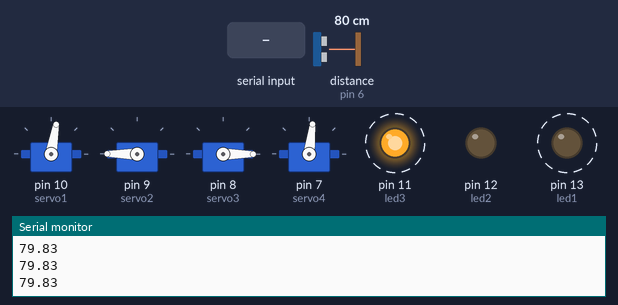
The sketch below on a simulated Arduino Mega 2560, built with avr-gcc and run on an emulated ATmega2560. Parts: 4 × servo, output pins drawn as LEDs (lit = HIGH), the last lines printed to the serial monitor. Wiring (inferred from the names in the program): ultrasonic range finder: trigger pin 5; echo pin 6. Dashed ring = blinking. The test bench sets the inputs (shaded band); at power-on: distance to the obstacle (sensor on pin 6) 80 cm. The echo pulse lasts 58.3 µs per cm; pins used as bus, display or sensor lines are not drawn.

Above: at 1.2 s.
1.3 s: "Continuar\n" received over Serial
At 1.8 s:
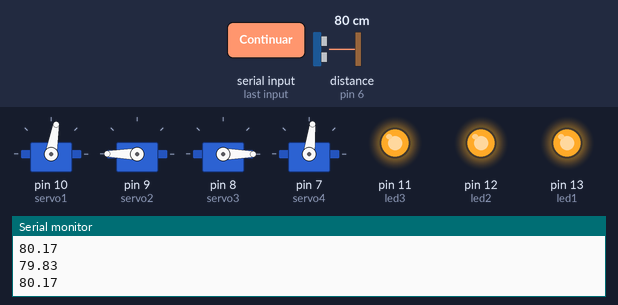
2.8 s: "brazoDerecha\n" received over Serial
At 4.0 s:
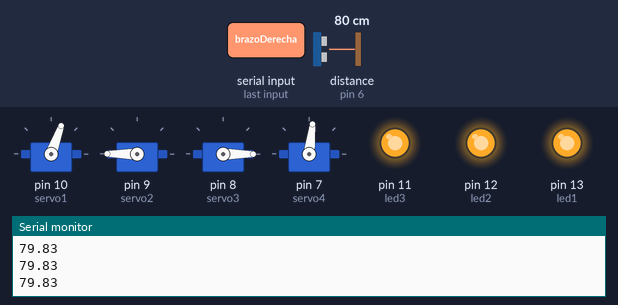
4.3 s: "Bajar\n" received over Serial
At 6.5 s:
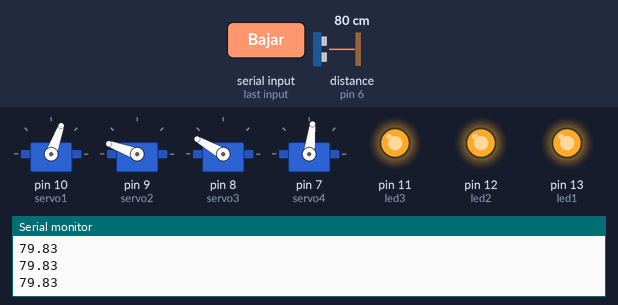
7.3 s: "brazoIzquierda\n" received over Serial
At 7.7 s:
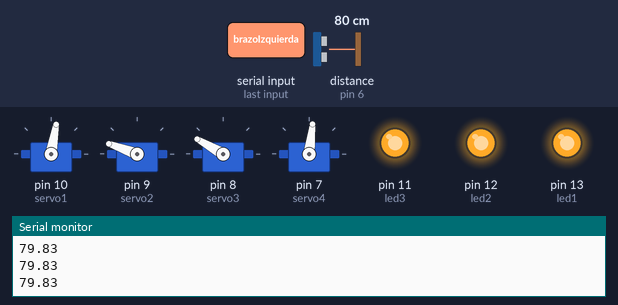
8.8 s: "brazoArriba\n" received over Serial
At 10.0 s:
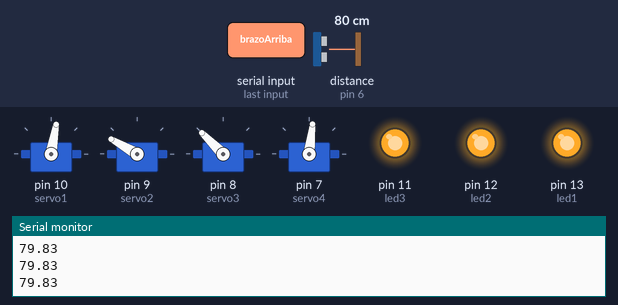
10.3 s: "Agarre\n" received over Serial
At 11.2 s:
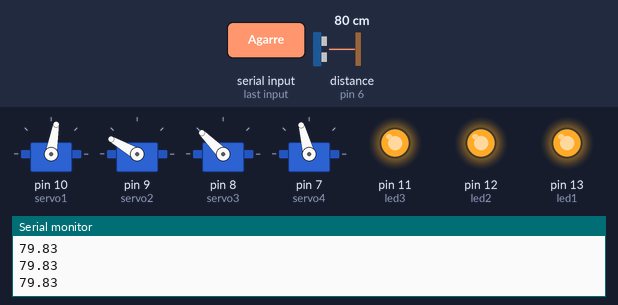
Timing chart, 0 to 12.8 s (numbered marks = the images above; inputs shaded):
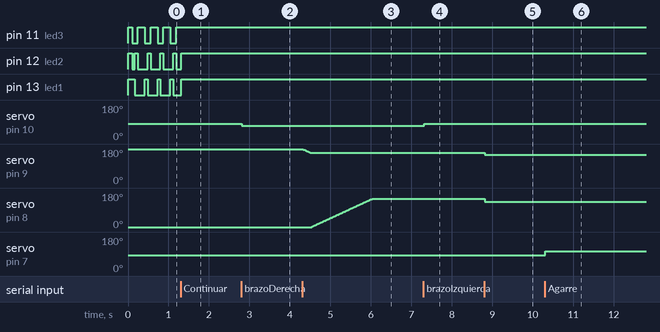

The sketch:

webLED.ino
```cpp
#include <Servo.h>   //Librería para manipular los servos sin necesidad del PWM, facilitando el código

Servo servo1;
Servo servo2;
Servo servo3;
Servo servo4;

String inByt;

int led1 = 13;
int led2 = 12;
int led3 = 11;

const int ECHO = 6;
const int TRIG = 5;
int DURACION;
float DISTANCIA; //todo lo anterior para ultrasonido

int PULSOMIN = 400;
int PULSOMAX = 2500;

int pulsoServo1 = 80;
int pulsoServo2 = 180;
int pulsoServo3 = 0;
int pulsoServo4 = 83;
int vida = 11;
int cent = 0;
int centArribaAbajo = 0;
int servo4Cerrado = 83;

void setup() {

  pinMode(TRIG, OUTPUT); //ultrasonido
  pinMode(ECHO, INPUT); //ultrasonido
  for(int i = 11 ; i <= 13 ; i++){
    pinMode(i, OUTPUT);
  }
  servo1.attach(10, PULSOMIN, PULSOMAX);
  servo2.attach(9, PULSOMIN, PULSOMAX);
  servo3.attach(8, PULSOMIN, PULSOMAX);
  servo4.attach(7 , PULSOMIN, PULSOMAX);//servos
  Serial.begin(9600);
  Serial.setTimeout(100);
  servo1.write(pulsoServo1);
  servo2.write(pulsoServo2);
  servo3.write(pulsoServo3);
  servo4.write(pulsoServo4);
  digitalWrite(led1, HIGH);
  digitalWrite(led2, HIGH);
  digitalWrite(led3, HIGH);
}

void loop() {
    serialEvent();
}

void serialEvent() {
    inByt = Serial.readStringUntil('\n');

    if(inByt == "Continuar"){
      digitalWrite(led1, HIGH);
      digitalWrite(led2, HIGH);
      digitalWrite(led3, HIGH);
      cent = 1;
    }
    if(cent == 0){
      digitalWrite(led1, HIGH); // enciende
       digitalWrite(led2, LOW); // apaga
       digitalWrite(led3, LOW); // apaga
       delay(70);

       digitalWrite(led1, LOW);
       digitalWrite(led2, HIGH);
       digitalWrite(led3, LOW);

       delay(70);

       digitalWrite(led1, LOW);
       digitalWrite(led2, LOW);
       digitalWrite(led3, HIGH);

        delay(70);
    }

    if (inByt == "brazoIzquierda" && pulsoServo1 != 180)
    {
        pulsoServo1 += 10;
        servo1.write(pulsoServo1);
    }
    if (inByt == "brazoDerecha" && pulsoServo1 != 0)
    {
        pulsoServo1 -= 10;
        servo1.write(pulsoServo1);
    }

    if (inByt == "Bajar")
    {
        if(centArribaAbajo == 1)
        {
          pulsoServo2 = 180;

          for(int i = 150 ; i <= pulsoServo2 ; i++)
          {
            servo2.write(i);
            delay(10);
          }

          pulsoServo3 = 0;

          for(int i = 150 ; i >= pulsoServo3 ; i--)
          {
            servo3.write(i);
            delay(10);
          }
          centArribaAbajo = 0;
        }
        else if(centArribaAbajo == 0)
        {
          pulsoServo2 = 160;
          for(int i = 180 ; i >= pulsoServo2 ; i--)
          {
            servo2.write(i);
            delay(10);
          }

          pulsoServo3 = 150;
          for(int i = 0 ; i <= pulsoServo3 ; i++)
          {
            servo3.write(i);
            delay(10);
          }
          centArribaAbajo = 1;
        }
    }

    if(centArribaAbajo == 1)
    {
        if(pulsoServo2 != 160 && inByt == "brazoAbajo")
        {
            pulsoServo2 += 10;
            pulsoServo3 += 15;
        }
        else if(pulsoServo3 != 45 && inByt == "brazoArriba")
        {
            pulsoServo2 -= 10;
            pulsoServo3 -= 15;
        }
        servo2.write(pulsoServo2);
        servo3.write(pulsoServo3);
    }

    if (inByt == "Lanzar" && pulsoServo4 == 105 && pulsoServo2 == 180)
    {
        servo3.write(20);
        servo2.write(165);
        delay(80);//pausa para empezar
        servo4.write(70);
        delay(10);//pausa para empezar
        servo2.write(150);
        //delay(5); //control de lejanía (menos es más)

        delay(100);
        pulsoServo4 = servo4Cerrado;
        servo4.write(servo4Cerrado);
        //terminar
        delay(300);
        pulsoServo2 = 180;
        for(int i = 150 ; i <= 180 ; i++)
        {
          servo2.write(i);
          delay(10);
        }

        pulsoServo3 = 0;
        for(int i = 40 ; i >= 0 ; i--)
        {
          servo3.write(i);
          delay(10);
        }
    }

    digitalWrite(TRIG, HIGH);
    delay(1);
    digitalWrite(TRIG, LOW);
    DURACION = pulseIn(ECHO, HIGH);
    // LA VELOCIDAD DEL SONIDO ES DE 340 M/S O 29 MICROSEGUNDOS POR CENTIMETRO
    // DIVIDIMOS EL TIEMPO DEL PULSO ENTRE 58, TIEMPO QUE TARDA RECORRER IDA Y VUELTA UN CENTIMETRO LA ONDA SONORA
    DISTANCIA = DURACION / 58.2;
    Serial.println(DISTANCIA);

    if (inByt == "Agarre")
    {
        if(pulsoServo4 == servo4Cerrado)
        {
          pulsoServo4 = 105;
        }
        else
        {
          pulsoServo4 = servo4Cerrado;
        }
        servo4.write(pulsoServo4);
    }

    if (inByt == "RestarVida") {
      vida++;
      digitalWrite(led1, LOW);
      digitalWrite(led2, LOW);
      digitalWrite(led3, LOW);
      if(vida == 14)
      {
        Serial.println("FinPartida");
      }
      else{
        for(int i = vida ; i <= 13 ; i++){
            digitalWrite(i, HIGH);
        }
      }
    }

    if(inByt == "Reintentar") {
        vida = 11;
        cent = 0;
        pulsoServo1 = 80;
        pulsoServo2 = 180;
        pulsoServo3 = 0;
        pulsoServo4 = servo4Cerrado;
        servo1.write(pulsoServo1);
        servo2.write(pulsoServo2);
        servo3.write(pulsoServo3);
        servo4.write(pulsoServo4);
        digitalWrite(led1, HIGH);
        digitalWrite(led2, HIGH);
        digitalWrite(led3, HIGH);
    }


}
```

Measured:
- after the input at 1.3 s, pin 11 (led3): stops changing and stays HIGH
- after the input at 2.8 s, servo on pin 10 (servo1): 80° → 70° at once
- after the input at 4.3 s, servo on pin 9 (servo2): moves from 180° to 160° over 0.19 s, starting at once; servo on pin 8 (servo3): moves from 0° to 150° over 1.5 s, starting after 0.24 s
- after the input at 7.3 s, servo on pin 10 (servo1): 70° → 80° at once
- after the input at 8.8 s, servo on pin 9 (servo2): 160° → 150° at once; servo on pin 8 (servo3): 150° → 135° at once
- after the input at 10.3 s, servo on pin 7 (servo4): 83° → 105° at once
- by itself, pin 11 (led3): alternates HIGH for 0.18 s and LOW for 0.14 s
